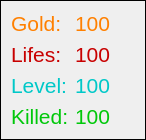
<?xml version="1.0" encoding="UTF-8"?>
<ui version="4.0">
 <class>UserStatusWidget</class>
 <widget class="QWidget" name="UserStatusWidget">
  <property name="geometry">
   <rect>
    <x>0</x>
    <y>0</y>
    <width>146</width>
    <height>122</height>
   </rect>
  </property>
  <property name="windowTitle">
   <string>Form</string>
  </property>
  <property name="styleSheet">
   <string notr="true">#UserStatusWidget {
	border: 1px solid;
}</string>
  </property>
  <layout class="QGridLayout" name="gridLayout">
   <item row="0" column="0">
    <widget class="QLabel" name="m_CostTitle">
     <property name="palette">
      <palette>
       <active>
        <colorrole role="WindowText">
         <brush brushstyle="SolidPattern">
          <color alpha="255">
           <red>255</red>
           <green>128</green>
           <blue>0</blue>
          </color>
         </brush>
        </colorrole>
        <colorrole role="Text">
         <brush brushstyle="SolidPattern">
          <color alpha="255">
           <red>255</red>
           <green>128</green>
           <blue>0</blue>
          </color>
         </brush>
        </colorrole>
        <colorrole role="ButtonText">
         <brush brushstyle="SolidPattern">
          <color alpha="255">
           <red>255</red>
           <green>128</green>
           <blue>0</blue>
          </color>
         </brush>
        </colorrole>
       </active>
       <inactive>
        <colorrole role="WindowText">
         <brush brushstyle="SolidPattern">
          <color alpha="255">
           <red>255</red>
           <green>128</green>
           <blue>0</blue>
          </color>
         </brush>
        </colorrole>
        <colorrole role="Text">
         <brush brushstyle="SolidPattern">
          <color alpha="255">
           <red>255</red>
           <green>128</green>
           <blue>0</blue>
          </color>
         </brush>
        </colorrole>
        <colorrole role="ButtonText">
         <brush brushstyle="SolidPattern">
          <color alpha="255">
           <red>255</red>
           <green>128</green>
           <blue>0</blue>
          </color>
         </brush>
        </colorrole>
       </inactive>
       <disabled>
        <colorrole role="WindowText">
         <brush brushstyle="SolidPattern">
          <color alpha="255">
           <red>255</red>
           <green>128</green>
           <blue>0</blue>
          </color>
         </brush>
        </colorrole>
        <colorrole role="Text">
         <brush brushstyle="SolidPattern">
          <color alpha="255">
           <red>255</red>
           <green>128</green>
           <blue>0</blue>
          </color>
         </brush>
        </colorrole>
        <colorrole role="ButtonText">
         <brush brushstyle="SolidPattern">
          <color alpha="255">
           <red>255</red>
           <green>128</green>
           <blue>0</blue>
          </color>
         </brush>
        </colorrole>
       </disabled>
      </palette>
     </property>
     <property name="font">
      <font>
       <pointsize>16</pointsize>
      </font>
     </property>
     <property name="styleSheet">
      <string notr="true">color: rgb(255, 128, 0)</string>
     </property>
     <property name="text">
      <string>Gold:</string>
     </property>
    </widget>
   </item>
   <item row="0" column="1">
    <widget class="QLabel" name="m_CostValue">
     <property name="sizePolicy">
      <sizepolicy hsizetype="Expanding" vsizetype="Preferred">
       <horstretch>0</horstretch>
       <verstretch>0</verstretch>
      </sizepolicy>
     </property>
     <property name="font">
      <font>
       <pointsize>16</pointsize>
      </font>
     </property>
     <property name="styleSheet">
      <string notr="true">color: rgb(255, 128, 0)</string>
     </property>
     <property name="text">
      <string>100</string>
     </property>
    </widget>
   </item>
   <item row="0" column="2">
    <spacer name="m_CostSpacer">
     <property name="orientation">
      <enum>Qt::Horizontal</enum>
     </property>
     <property name="sizeHint" stdset="0">
      <size>
       <width>29</width>
       <height>13</height>
      </size>
     </property>
    </spacer>
   </item>
   <item row="1" column="0">
    <widget class="QLabel" name="m_LifeTitle">
     <property name="palette">
      <palette>
       <active>
        <colorrole role="WindowText">
         <brush brushstyle="SolidPattern">
          <color alpha="255">
           <red>200</red>
           <green>0</green>
           <blue>0</blue>
          </color>
         </brush>
        </colorrole>
        <colorrole role="Text">
         <brush brushstyle="SolidPattern">
          <color alpha="255">
           <red>200</red>
           <green>0</green>
           <blue>0</blue>
          </color>
         </brush>
        </colorrole>
        <colorrole role="ButtonText">
         <brush brushstyle="SolidPattern">
          <color alpha="255">
           <red>200</red>
           <green>0</green>
           <blue>0</blue>
          </color>
         </brush>
        </colorrole>
       </active>
       <inactive>
        <colorrole role="WindowText">
         <brush brushstyle="SolidPattern">
          <color alpha="255">
           <red>200</red>
           <green>0</green>
           <blue>0</blue>
          </color>
         </brush>
        </colorrole>
        <colorrole role="Text">
         <brush brushstyle="SolidPattern">
          <color alpha="255">
           <red>200</red>
           <green>0</green>
           <blue>0</blue>
          </color>
         </brush>
        </colorrole>
        <colorrole role="ButtonText">
         <brush brushstyle="SolidPattern">
          <color alpha="255">
           <red>200</red>
           <green>0</green>
           <blue>0</blue>
          </color>
         </brush>
        </colorrole>
       </inactive>
       <disabled>
        <colorrole role="WindowText">
         <brush brushstyle="SolidPattern">
          <color alpha="255">
           <red>200</red>
           <green>0</green>
           <blue>0</blue>
          </color>
         </brush>
        </colorrole>
        <colorrole role="Text">
         <brush brushstyle="SolidPattern">
          <color alpha="255">
           <red>200</red>
           <green>0</green>
           <blue>0</blue>
          </color>
         </brush>
        </colorrole>
        <colorrole role="ButtonText">
         <brush brushstyle="SolidPattern">
          <color alpha="255">
           <red>200</red>
           <green>0</green>
           <blue>0</blue>
          </color>
         </brush>
        </colorrole>
       </disabled>
      </palette>
     </property>
     <property name="font">
      <font>
       <pointsize>16</pointsize>
      </font>
     </property>
     <property name="styleSheet">
      <string notr="true">color: rgb(200, 0, 0)</string>
     </property>
     <property name="text">
      <string>Lifes:</string>
     </property>
    </widget>
   </item>
   <item row="1" column="1">
    <widget class="QLabel" name="m_LifeValue">
     <property name="sizePolicy">
      <sizepolicy hsizetype="Expanding" vsizetype="Preferred">
       <horstretch>0</horstretch>
       <verstretch>0</verstretch>
      </sizepolicy>
     </property>
     <property name="font">
      <font>
       <pointsize>16</pointsize>
      </font>
     </property>
     <property name="styleSheet">
      <string notr="true">color: rgb(200, 0, 0)</string>
     </property>
     <property name="text">
      <string>100</string>
     </property>
    </widget>
   </item>
   <item row="1" column="2">
    <spacer name="m_LifeSpacer">
     <property name="orientation">
      <enum>Qt::Horizontal</enum>
     </property>
     <property name="sizeHint" stdset="0">
      <size>
       <width>29</width>
       <height>13</height>
      </size>
     </property>
    </spacer>
   </item>
   <item row="2" column="0">
    <widget class="QLabel" name="m_LevelTitle">
     <property name="palette">
      <palette>
       <active>
        <colorrole role="WindowText">
         <brush brushstyle="SolidPattern">
          <color alpha="255">
           <red>0</red>
           <green>200</green>
           <blue>200</blue>
          </color>
         </brush>
        </colorrole>
        <colorrole role="Text">
         <brush brushstyle="SolidPattern">
          <color alpha="255">
           <red>0</red>
           <green>200</green>
           <blue>200</blue>
          </color>
         </brush>
        </colorrole>
        <colorrole role="ButtonText">
         <brush brushstyle="SolidPattern">
          <color alpha="255">
           <red>0</red>
           <green>200</green>
           <blue>200</blue>
          </color>
         </brush>
        </colorrole>
       </active>
       <inactive>
        <colorrole role="WindowText">
         <brush brushstyle="SolidPattern">
          <color alpha="255">
           <red>0</red>
           <green>200</green>
           <blue>200</blue>
          </color>
         </brush>
        </colorrole>
        <colorrole role="Text">
         <brush brushstyle="SolidPattern">
          <color alpha="255">
           <red>0</red>
           <green>200</green>
           <blue>200</blue>
          </color>
         </brush>
        </colorrole>
        <colorrole role="ButtonText">
         <brush brushstyle="SolidPattern">
          <color alpha="255">
           <red>0</red>
           <green>200</green>
           <blue>200</blue>
          </color>
         </brush>
        </colorrole>
       </inactive>
       <disabled>
        <colorrole role="WindowText">
         <brush brushstyle="SolidPattern">
          <color alpha="255">
           <red>0</red>
           <green>200</green>
           <blue>200</blue>
          </color>
         </brush>
        </colorrole>
        <colorrole role="Text">
         <brush brushstyle="SolidPattern">
          <color alpha="255">
           <red>0</red>
           <green>200</green>
           <blue>200</blue>
          </color>
         </brush>
        </colorrole>
        <colorrole role="ButtonText">
         <brush brushstyle="SolidPattern">
          <color alpha="255">
           <red>0</red>
           <green>200</green>
           <blue>200</blue>
          </color>
         </brush>
        </colorrole>
       </disabled>
      </palette>
     </property>
     <property name="font">
      <font>
       <pointsize>16</pointsize>
      </font>
     </property>
     <property name="styleSheet">
      <string notr="true">color: rgb(0, 200, 200)</string>
     </property>
     <property name="text">
      <string>Level:</string>
     </property>
    </widget>
   </item>
   <item row="2" column="1">
    <widget class="QLabel" name="m_LevelValue">
     <property name="sizePolicy">
      <sizepolicy hsizetype="Expanding" vsizetype="Preferred">
       <horstretch>0</horstretch>
       <verstretch>0</verstretch>
      </sizepolicy>
     </property>
     <property name="font">
      <font>
       <pointsize>16</pointsize>
      </font>
     </property>
     <property name="styleSheet">
      <string notr="true">color: rgb(0, 200, 200)</string>
     </property>
     <property name="text">
      <string>100</string>
     </property>
    </widget>
   </item>
   <item row="2" column="2">
    <spacer name="m_LevelSpacer">
     <property name="orientation">
      <enum>Qt::Horizontal</enum>
     </property>
     <property name="sizeHint" stdset="0">
      <size>
       <width>29</width>
       <height>12</height>
      </size>
     </property>
    </spacer>
   </item>
   <item row="3" column="0">
    <widget class="QLabel" name="m_KilledTitle">
     <property name="palette">
      <palette>
       <active>
        <colorrole role="WindowText">
         <brush brushstyle="SolidPattern">
          <color alpha="255">
           <red>0</red>
           <green>200</green>
           <blue>10</blue>
          </color>
         </brush>
        </colorrole>
        <colorrole role="Text">
         <brush brushstyle="SolidPattern">
          <color alpha="255">
           <red>0</red>
           <green>200</green>
           <blue>10</blue>
          </color>
         </brush>
        </colorrole>
        <colorrole role="ButtonText">
         <brush brushstyle="SolidPattern">
          <color alpha="255">
           <red>0</red>
           <green>200</green>
           <blue>10</blue>
          </color>
         </brush>
        </colorrole>
       </active>
       <inactive>
        <colorrole role="WindowText">
         <brush brushstyle="SolidPattern">
          <color alpha="255">
           <red>0</red>
           <green>200</green>
           <blue>10</blue>
          </color>
         </brush>
        </colorrole>
        <colorrole role="Text">
         <brush brushstyle="SolidPattern">
          <color alpha="255">
           <red>0</red>
           <green>200</green>
           <blue>10</blue>
          </color>
         </brush>
        </colorrole>
        <colorrole role="ButtonText">
         <brush brushstyle="SolidPattern">
          <color alpha="255">
           <red>0</red>
           <green>200</green>
           <blue>10</blue>
          </color>
         </brush>
        </colorrole>
       </inactive>
       <disabled>
        <colorrole role="WindowText">
         <brush brushstyle="SolidPattern">
          <color alpha="255">
           <red>0</red>
           <green>200</green>
           <blue>10</blue>
          </color>
         </brush>
        </colorrole>
        <colorrole role="Text">
         <brush brushstyle="SolidPattern">
          <color alpha="255">
           <red>0</red>
           <green>200</green>
           <blue>10</blue>
          </color>
         </brush>
        </colorrole>
        <colorrole role="ButtonText">
         <brush brushstyle="SolidPattern">
          <color alpha="255">
           <red>0</red>
           <green>200</green>
           <blue>10</blue>
          </color>
         </brush>
        </colorrole>
       </disabled>
      </palette>
     </property>
     <property name="font">
      <font>
       <pointsize>16</pointsize>
      </font>
     </property>
     <property name="styleSheet">
      <string notr="true">color: rgb(0, 200, 10)</string>
     </property>
     <property name="text">
      <string>Killed:</string>
     </property>
    </widget>
   </item>
   <item row="3" column="1">
    <widget class="QLabel" name="m_KilledValue">
     <property name="sizePolicy">
      <sizepolicy hsizetype="Expanding" vsizetype="Preferred">
       <horstretch>0</horstretch>
       <verstretch>0</verstretch>
      </sizepolicy>
     </property>
     <property name="font">
      <font>
       <pointsize>16</pointsize>
      </font>
     </property>
     <property name="styleSheet">
      <string notr="true">color: rgb(0, 200, 10)</string>
     </property>
     <property name="text">
      <string>100</string>
     </property>
    </widget>
   </item>
   <item row="3" column="2">
    <spacer name="m_KilledSpacer">
     <property name="orientation">
      <enum>Qt::Horizontal</enum>
     </property>
     <property name="sizeHint" stdset="0">
      <size>
       <width>27</width>
       <height>12</height>
      </size>
     </property>
    </spacer>
   </item>
  </layout>
 </widget>
 <resources/>
 <connections/>
</ui>
